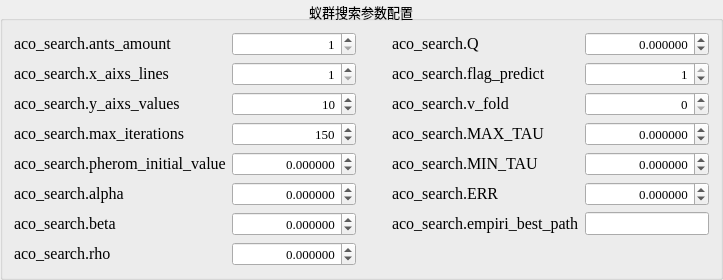
    <widget class="QGroupBox" name="groupBox_7">
     <property name="font">
      <font>
       <family>Times New Roman</family>
       <pointsize>10</pointsize>
      </font>
     </property>
     <property name="title">
      <string>蚁群搜索参数配置</string>
     </property>
     <property name="alignment">
      <set>Qt::AlignCenter</set>
     </property>
     <layout class="QVBoxLayout" name="verticalLayout_8">
      <item>
       <layout class="QGridLayout" name="gridLayout_7" columnstretch="4,4,1,4,4">
        <item row="0" column="0">
         <widget class="QLabel" name="label_39">
          <property name="sizePolicy">
           <sizepolicy hsizetype="Fixed" vsizetype="Fixed">
            <horstretch>0</horstretch>
            <verstretch>0</verstretch>
           </sizepolicy>
          </property>
          <property name="font">
           <font>
            <pointsize>12</pointsize>
           </font>
          </property>
          <property name="text">
           <string>aco_search.ants_amount</string>
          </property>
         </widget>
        </item>
        <item row="0" column="1">
         <widget class="QSpinBox" name="spinBox_11">
          <property name="alignment">
           <set>Qt::AlignRight|Qt::AlignTrailing|Qt::AlignVCenter</set>
          </property>
          <property name="minimum">
           <number>1</number>
          </property>
          <property name="maximum">
           <number>999999</number>
          </property>
         </widget>
        </item>
        <item row="0" column="2">
         <spacer name="horizontalSpacer_17">
          <property name="orientation">
           <enum>Qt::Horizontal</enum>
          </property>
          <property name="sizeHint" stdset="0">
           <size>
            <width>40</width>
            <height>20</height>
           </size>
          </property>
         </spacer>
        </item>
        <item row="0" column="3">
         <widget class="QLabel" name="label_47">
          <property name="sizePolicy">
           <sizepolicy hsizetype="Fixed" vsizetype="Fixed">
            <horstretch>0</horstretch>
            <verstretch>0</verstretch>
           </sizepolicy>
          </property>
          <property name="font">
           <font>
            <pointsize>12</pointsize>
           </font>
          </property>
          <property name="text">
           <string>aco_search.Q</string>
          </property>
         </widget>
        </item>
        <item row="1" column="0">
         <widget class="QLabel" name="label_40">
          <property name="sizePolicy">
           <sizepolicy hsizetype="Fixed" vsizetype="Fixed">
            <horstretch>0</horstretch>
            <verstretch>0</verstretch>
           </sizepolicy>
          </property>
          <property name="font">
           <font>
            <pointsize>12</pointsize>
           </font>
          </property>
          <property name="text">
           <string>aco_search.x_aixs_lines</string>
          </property>
         </widget>
        </item>
        <item row="1" column="1">
         <widget class="QSpinBox" name="spinBox_12">
          <property name="alignment">
           <set>Qt::AlignRight|Qt::AlignTrailing|Qt::AlignVCenter</set>
          </property>
          <property name="minimum">
           <number>1</number>
          </property>
          <property name="maximum">
           <number>999999</number>
          </property>
         </widget>
        </item>
        <item row="1" column="3">
         <widget class="QLabel" name="label_48">
          <property name="sizePolicy">
           <sizepolicy hsizetype="Fixed" vsizetype="Fixed">
            <horstretch>0</horstretch>
            <verstretch>0</verstretch>
           </sizepolicy>
          </property>
          <property name="font">
           <font>
            <pointsize>12</pointsize>
           </font>
          </property>
          <property name="text">
           <string>aco_search.flag_predict</string>
          </property>
         </widget>
        </item>
        <item row="2" column="0">
         <widget class="QLabel" name="label_41">
          <property name="sizePolicy">
           <sizepolicy hsizetype="Fixed" vsizetype="Fixed">
            <horstretch>0</horstretch>
            <verstretch>0</verstretch>
           </sizepolicy>
          </property>
          <property name="font">
           <font>
            <pointsize>12</pointsize>
           </font>
          </property>
          <property name="text">
           <string>aco_search.y_aixs_values</string>
          </property>
         </widget>
        </item>
        <item row="2" column="1">
         <widget class="QSpinBox" name="spinBox_13">
          <property name="alignment">
           <set>Qt::AlignRight|Qt::AlignTrailing|Qt::AlignVCenter</set>
          </property>
          <property name="maximum">
           <number>99999</number>
          </property>
          <property name="value">
           <number>10</number>
          </property>
         </widget>
        </item>
        <item row="2" column="3">
         <widget class="QLabel" name="label_49">
          <property name="sizePolicy">
           <sizepolicy hsizetype="Fixed" vsizetype="Fixed">
            <horstretch>0</horstretch>
            <verstretch>0</verstretch>
           </sizepolicy>
          </property>
          <property name="font">
           <font>
            <pointsize>12</pointsize>
           </font>
          </property>
          <property name="text">
           <string>aco_search.v_fold</string>
          </property>
         </widget>
        </item>
        <item row="3" column="0">
         <widget class="QLabel" name="label_42">
          <property name="sizePolicy">
           <sizepolicy hsizetype="Fixed" vsizetype="Fixed">
            <horstretch>0</horstretch>
            <verstretch>0</verstretch>
           </sizepolicy>
          </property>
          <property name="font">
           <font>
            <pointsize>12</pointsize>
           </font>
          </property>
          <property name="text">
           <string>aco_search.max_iterations</string>
          </property>
         </widget>
        </item>
        <item row="3" column="1">
         <widget class="QSpinBox" name="spinBox_14">
          <property name="alignment">
           <set>Qt::AlignRight|Qt::AlignTrailing|Qt::AlignVCenter</set>
          </property>
          <property name="maximum">
           <number>99999999</number>
          </property>
          <property name="value">
           <number>150</number>
          </property>
         </widget>
        </item>
        <item row="3" column="3">
         <widget class="QLabel" name="label_50">
          <property name="sizePolicy">
           <sizepolicy hsizetype="Fixed" vsizetype="Fixed">
            <horstretch>0</horstretch>
            <verstretch>0</verstretch>
           </sizepolicy>
          </property>
          <property name="font">
           <font>
            <pointsize>12</pointsize>
           </font>
          </property>
          <property name="text">
           <string>aco_search.MAX_TAU</string>
          </property>
         </widget>
        </item>
        <item row="4" column="0">
         <widget class="QLabel" name="label_43">
          <property name="sizePolicy">
           <sizepolicy hsizetype="Fixed" vsizetype="Fixed">
            <horstretch>0</horstretch>
            <verstretch>0</verstretch>
           </sizepolicy>
          </property>
          <property name="font">
           <font>
            <pointsize>12</pointsize>
           </font>
          </property>
          <property name="text">
           <string>aco_search.pherom_initial_value</string>
          </property>
         </widget>
        </item>
        <item row="4" column="1">
         <widget class="QDoubleSpinBox" name="doubleSpinBox_18">
          <property name="alignment">
           <set>Qt::AlignRight|Qt::AlignTrailing|Qt::AlignVCenter</set>
          </property>
          <property name="decimals">
           <number>6</number>
          </property>
          <property name="minimum">
           <double>-999999.999998999992386</double>
          </property>
          <property name="maximum">
           <double>999999.999998999992386</double>
          </property>
         </widget>
        </item>
        <item row="4" column="3">
         <widget class="QLabel" name="label_51">
          <property name="sizePolicy">
           <sizepolicy hsizetype="Fixed" vsizetype="Fixed">
            <horstretch>0</horstretch>
            <verstretch>0</verstretch>
           </sizepolicy>
          </property>
          <property name="font">
           <font>
            <pointsize>12</pointsize>
           </font>
          </property>
          <property name="text">
           <string>aco_search.MIN_TAU</string>
          </property>
         </widget>
        </item>
        <item row="5" column="0">
         <widget class="QLabel" name="label_44">
          <property name="sizePolicy">
           <sizepolicy hsizetype="Fixed" vsizetype="Fixed">
            <horstretch>0</horstretch>
            <verstretch>0</verstretch>
           </sizepolicy>
          </property>
          <property name="font">
           <font>
            <pointsize>12</pointsize>
           </font>
          </property>
          <property name="text">
           <string>aco_search.alpha</string>
          </property>
         </widget>
        </item>
        <item row="5" column="3">
         <widget class="QLabel" name="label_52">
          <property name="sizePolicy">
           <sizepolicy hsizetype="Fixed" vsizetype="Fixed">
            <horstretch>0</horstretch>
            <verstretch>0</verstretch>
           </sizepolicy>
          </property>
          <property name="font">
           <font>
            <pointsize>12</pointsize>
           </font>
          </property>
          <property name="text">
           <string>aco_search.ERR</string>
          </property>
         </widget>
        </item>
        <item row="6" column="0">
         <widget class="QLabel" name="label_45">
          <property name="sizePolicy">
           <sizepolicy hsizetype="Fixed" vsizetype="Fixed">
            <horstretch>0</horstretch>
            <verstretch>0</verstretch>
           </sizepolicy>
          </property>
          <property name="font">
           <font>
            <pointsize>12</pointsize>
           </font>
          </property>
          <property name="text">
           <string>aco_search.beta</string>
          </property>
         </widget>
        </item>
        <item row="6" column="3">
         <widget class="QLabel" name="label_53">
          <property name="sizePolicy">
           <sizepolicy hsizetype="Fixed" vsizetype="Fixed">
            <horstretch>0</horstretch>
            <verstretch>0</verstretch>
           </sizepolicy>
          </property>
          <property name="font">
           <font>
            <pointsize>12</pointsize>
           </font>
          </property>
          <property name="text">
           <string>aco_search.empiri_best_path</string>
          </property>
         </widget>
        </item>
        <item row="6" column="4">
         <widget class="QLineEdit" name="lineEdit_9"/>
        </item>
        <item row="7" column="0">
         <widget class="QLabel" name="label_46">
          <property name="sizePolicy">
           <sizepolicy hsizetype="Fixed" vsizetype="Fixed">
            <horstretch>0</horstretch>
            <verstretch>0</verstretch>
           </sizepolicy>
          </property>
          <property name="font">
           <font>
            <pointsize>12</pointsize>
           </font>
          </property>
          <property name="text">
           <string>aco_search.rho</string>
          </property>
         </widget>
        </item>
        <item row="5" column="1">
         <widget class="QDoubleSpinBox" name="doubleSpinBox_19">
          <property name="alignment">
           <set>Qt::AlignRight|Qt::AlignTrailing|Qt::AlignVCenter</set>
          </property>
          <property name="decimals">
           <number>6</number>
          </property>
          <property name="minimum">
           <double>-999999.999998999992386</double>
          </property>
          <property name="maximum">
           <double>999999.999998999992386</double>
          </property>
         </widget>
        </item>
        <item row="6" column="1">
         <widget class="QDoubleSpinBox" name="doubleSpinBox_20">
          <property name="alignment">
           <set>Qt::AlignRight|Qt::AlignTrailing|Qt::AlignVCenter</set>
          </property>
          <property name="decimals">
           <number>6</number>
          </property>
          <property name="minimum">
           <double>-999999.999998999992386</double>
          </property>
          <property name="maximum">
           <double>999999.999998999992386</double>
          </property>
         </widget>
        </item>
        <item row="7" column="1">
         <widget class="QDoubleSpinBox" name="doubleSpinBox_21">
          <property name="alignment">
           <set>Qt::AlignRight|Qt::AlignTrailing|Qt::AlignVCenter</set>
          </property>
          <property name="decimals">
           <number>6</number>
          </property>
          <property name="minimum">
           <double>-999999.999998999992386</double>
          </property>
          <property name="maximum">
           <double>999999.999998999992386</double>
          </property>
         </widget>
        </item>
        <item row="0" column="4">
         <widget class="QDoubleSpinBox" name="doubleSpinBox_25">
          <property name="alignment">
           <set>Qt::AlignRight|Qt::AlignTrailing|Qt::AlignVCenter</set>
          </property>
          <property name="decimals">
           <number>6</number>
          </property>
          <property name="minimum">
           <double>-999999.999998999992386</double>
          </property>
          <property name="maximum">
           <double>999999.999998999992386</double>
          </property>
         </widget>
        </item>
        <item row="1" column="4">
         <widget class="QSpinBox" name="spinBox_15">
          <property name="alignment">
           <set>Qt::AlignRight|Qt::AlignTrailing|Qt::AlignVCenter</set>
          </property>
          <property name="maximum">
           <number>1</number>
          </property>
          <property name="value">
           <number>1</number>
          </property>
         </widget>
        </item>
        <item row="2" column="4">
         <widget class="QSpinBox" name="spinBox_16">
          <property name="alignment">
           <set>Qt::AlignRight|Qt::AlignTrailing|Qt::AlignVCenter</set>
          </property>
          <property name="maximum">
           <number>99999</number>
          </property>
         </widget>
        </item>
        <item row="3" column="4">
         <widget class="QDoubleSpinBox" name="doubleSpinBox_22">
          <property name="alignment">
           <set>Qt::AlignRight|Qt::AlignTrailing|Qt::AlignVCenter</set>
          </property>
          <property name="decimals">
           <number>6</number>
          </property>
          <property name="minimum">
           <double>-999999.999998999992386</double>
          </property>
          <property name="maximum">
           <double>999999.999998999992386</double>
          </property>
         </widget>
        </item>
        <item row="4" column="4">
         <widget class="QDoubleSpinBox" name="doubleSpinBox_23">
          <property name="alignment">
           <set>Qt::AlignRight|Qt::AlignTrailing|Qt::AlignVCenter</set>
          </property>
          <property name="decimals">
           <number>6</number>
          </property>
          <property name="minimum">
           <double>-999999.999998999992386</double>
          </property>
          <property name="maximum">
           <double>999999.999998999992386</double>
          </property>
         </widget>
        </item>
        <item row="5" column="4">
         <widget class="QDoubleSpinBox" name="doubleSpinBox_24">
          <property name="alignment">
           <set>Qt::AlignRight|Qt::AlignTrailing|Qt::AlignVCenter</set>
          </property>
          <property name="decimals">
           <number>6</number>
          </property>
          <property name="minimum">
           <double>-999999.999998999992386</double>
          </property>
          <property name="maximum">
           <double>999999.999998999992386</double>
          </property>
         </widget>
        </item>
       </layout>
      </item>
     </layout>
    </widget>
